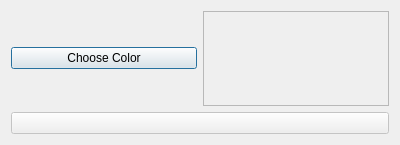
<?xml version="1.0" encoding="UTF-8"?>
<ui version="4.0">
 <class>Dialog</class>
 <widget class="QDialog" name="Dialog">
  <property name="geometry">
   <rect>
    <x>0</x>
    <y>0</y>
    <width>400</width>
    <height>145</height>
   </rect>
  </property>
  <property name="windowTitle">
   <string>Dialog</string>
  </property>
  <layout class="QVBoxLayout" name="verticalLayout">
   <item>
    <layout class="QHBoxLayout" name="horizontalLayout">
     <item>
      <widget class="QPushButton" name="pushButtonColor">
       <property name="text">
        <string>Choose Color</string>
       </property>
      </widget>
     </item>
     <item>
      <widget class="QFrame" name="frameColor">
       <property name="frameShape">
        <enum>QFrame::StyledPanel</enum>
       </property>
       <property name="frameShadow">
        <enum>QFrame::Raised</enum>
       </property>
      </widget>
     </item>
    </layout>
   </item>
   <item>
    <widget class="QPushButton" name="pushButtonCopy">
     <property name="enabled">
      <bool>false</bool>
     </property>
     <property name="text">
      <string/>
     </property>
    </widget>
   </item>
  </layout>
 </widget>
 <resources/>
 <connections/>
</ui>
